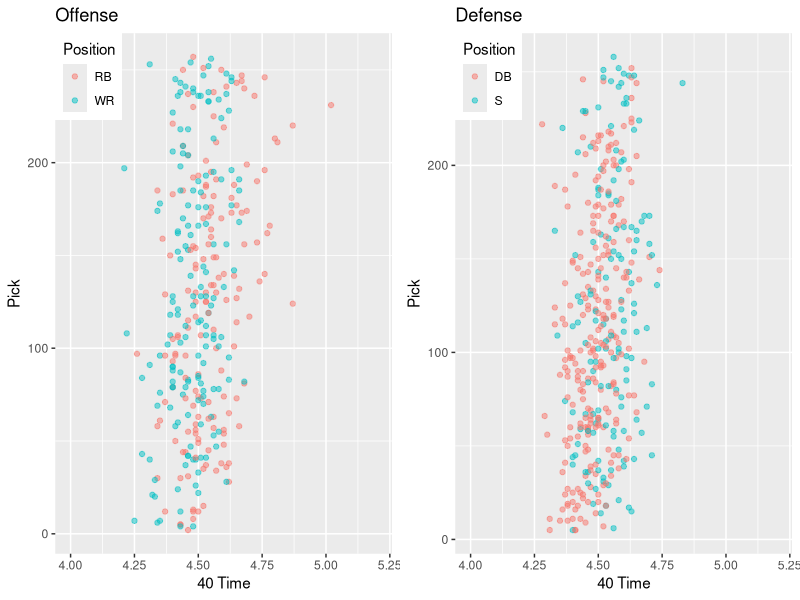
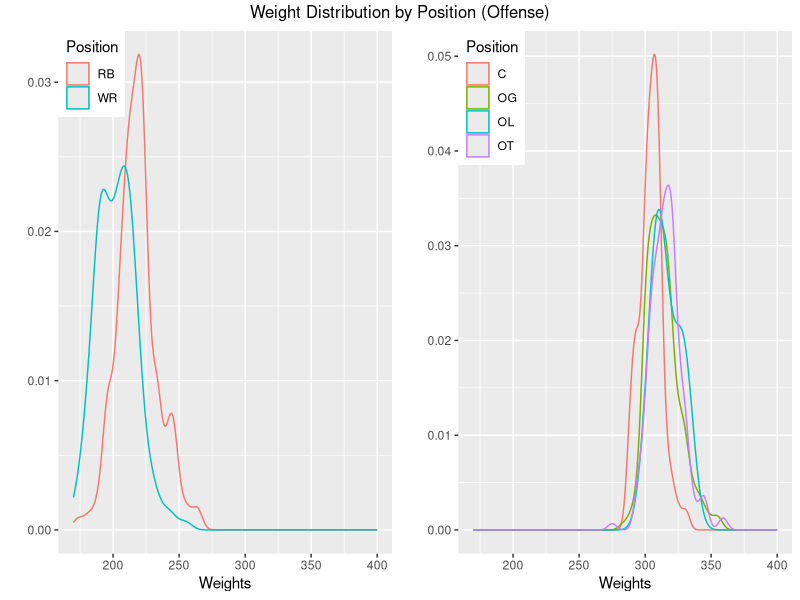
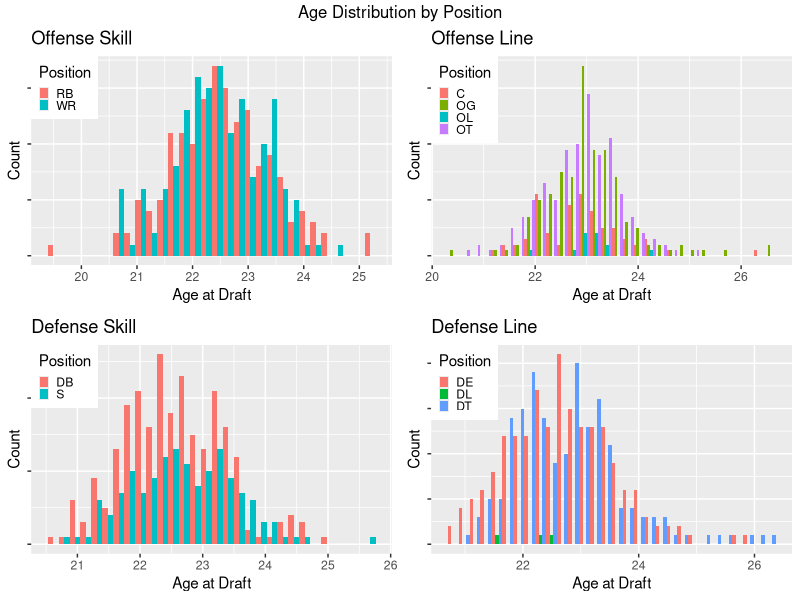
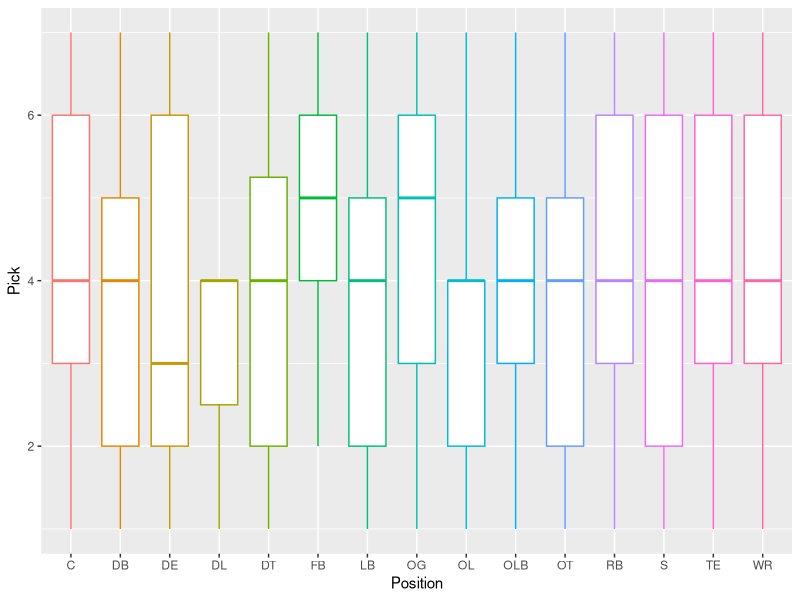

R code for these plots, in order:
library(tidyverse)
library(gridExtra)

#load in data
DF.Off.skill <- read.csv("derived_data/Off.Skill.csv")
DF.Off.strength <- read.csv("derived_data/Off.Strength.csv")
DF.Def.skill <- read.csv("derived_data/Def.Skill.csv")
DF.Def.strength <- read.csv("derived_data/Def.Strength.csv")
DF.clean <- read.csv("derived_data/Clean_Data.csv")

#graph 1

g1 <- ggplot(DF.Off.skill, mapping = aes(x = combine40yd, y = pick, color = position)) +     geom_point(alpha = .5) +
  xlab("40 Time") +
  ylab("Pick") +
  labs(color = "Position", title = "Offense") +
  xlim(4, 5.2) +
  theme(legend.position = c(0, 1),
        legend.justification = c(0, 1))

g3 <- ggplot(DF.Def.skill, mapping = aes(x = combine40yd, y = pick, color = position)) +     geom_point(alpha = .5) +
  xlab("40 Time") +
  ylab("Pick") +
  labs(color = "Position", title = "Defense") +
  xlim(4, 5.2) +
  theme(legend.position = c(0, 1),
        legend.justification = c(0, 1))

Graph1 <- grid.arrange(g1, g3, nrow=1)
ggsave("derived_graphs/Off.Def.40s.png", plot = Graph1)


#graph 2

g5 <- ggplot(DF.Off.skill, aes(weight)) +
  geom_density(aes(color=position), alpha=.5) +
  xlim(170, 400) +
  xlab("Weights") +
  ylab("") +
  labs(color="Position") +
  theme(legend.position = c(0, 1),
        legend.justification = c(0, 1))

g6 <- ggplot(DF.Off.strength, aes(weight)) +
  geom_density(aes(color=position), alpha=.5) +
  xlim(170,400) +
  xlab("Weights") +
  ylab("") +
  labs(color="Position") +
  theme(legend.position = c(0, 1),
        legend.justification = c(0, 1))

Graph2 <- grid.arrange(g5, g6, nrow=1, top = "Weight Distribution by Position (Offense)")
ggsave("derived_graphs/Off.Weights.png", plot = Graph2)


#graph 3

g7 <- ggplot(DF.Off.skill, aes(ageAtDraft)) +
  geom_histogram(aes(fill = position), position = "dodge") +
  xlab("Age at Draft") +
  ylab("Count") +
  labs(fill = "Position", title = "Offense Skill") +
  theme(legend.position = c(0, 1),
        legend.justification = c(0, 1),
        legend.key.size = unit(.25, "cm")) +
  theme(axis.text.y=element_blank())

g8 <- ggplot(DF.Off.strength, aes(ageAtDraft)) +
  geom_histogram(aes(fill = position), position = "dodge") +
  xlab("Age at Draft") +
  ylab("Count") +
  labs(fill = "Position", title = "Offense Line") +
  theme(legend.position = c(0, 1),
        legend.justification = c(0, 1),
        legend.key.size = unit(.25, "cm")) +
  theme(axis.text.y=element_blank())

g9 <- ggplot(DF.Def.skill, aes(ageAtDraft)) +
  geom_histogram(aes(fill = position), position = "dodge") +
  xlab("Age at Draft") +
  ylab("Count") +
  labs(fill = "Position", title = "Defense Skill") +
  theme(legend.position = c(0, 1),
        legend.justification = c(0, 1),
        legend.key.size = unit(.25, "cm")) +
  theme(axis.text.y=element_blank())

g10 <- ggplot(DF.Def.strength, aes(ageAtDraft)) +
  geom_histogram(aes(fill = position), position = "dodge") +
  xlab("Age at Draft") +
  ylab("Count") +
  labs(fill = "Position", title = "Defense Line") +
  theme(legend.position = c(0, 1),
        legend.justification = c(0, 1),
        legend.key.size = unit(.25, "cm")) +
  theme(axis.text.y=element_blank())

Graph3 <- grid.arrange(g7, g8, g9, g10, nrow=2, top = "Age Distribution by Position")
ggsave("derived_graphs/Age.Dist.png", plot=Graph3)

Graph4 <- DF.clean %>% 
  filter(position != "QB" & position != "LS") %>% 
  ggplot(aes(x=position, y=round, color = position)) +     
  geom_boxplot() +
  xlab("Position") +
  ylab("Pick") + 
  theme(legend.position = "none")
ggsave("derived_graphs/Boxplot.by.round.png", plot=Graph4)
